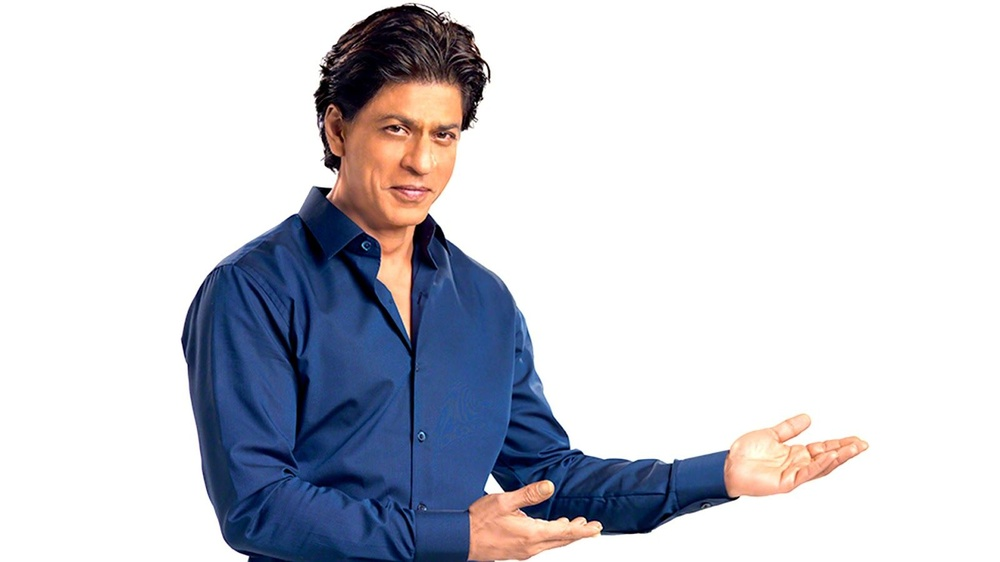
#> input picture sample/shah/1a1116423dd85cc8bf2501b76625b0a5.jpg, 1000 x 562 px, shrunk from 1600 x 900 before the run, given in place of the camera
$ python cam_canny.py
#> lines starting #> are read from the running program, lines starting #| are printed output that depends on the picture; after the words box and inside, x2 and y2 are one past the last pixel; in counts of white or black regions, pixels touching at a corner belong together

import array
import cv2 as cv
import math
import numpy as np
import copy

####
vidcap = cv.VideoCapture(0)
success, image = vidcap.read()
#> image is the input picture: shape (562, 1000, 3); mean B, G, R 213.5, 205.3, 203.6
fps = vidcap.get(cv.CAP_PROP_FPS)
######


change=int(fps)


def canny_2(img,status,count):
        blank=np.zeros(img.shape[:2],dtype="uint8")
        gray=cv.cvtColor(img,cv.COLOR_BGR2GRAY)
        canny=cv.Canny(gray,10,30)
        can_f=cv.cvtColor(canny,cv.COLOR_GRAY2BGR)
        b,g,r=cv.split(can_f)
        if status=="b":
            final=cv.merge([b,blank,blank])
        elif status=="g":
            final=cv.merge([blank,g,blank])
        elif status=="r":
            final=cv.merge([blank,blank,r])
        count+=1
        if count%change<=int(fps//3):
            status="g"
        elif count%change>=2*int(fps//3):
            status="b"
        else:
            status="r"

        return (final,status,count)

status="g"
count=0
while success:
    frameId = int(round(vidcap.get(1)))
    success, image = vidcap.read()
    image=cv.flip(image,1)
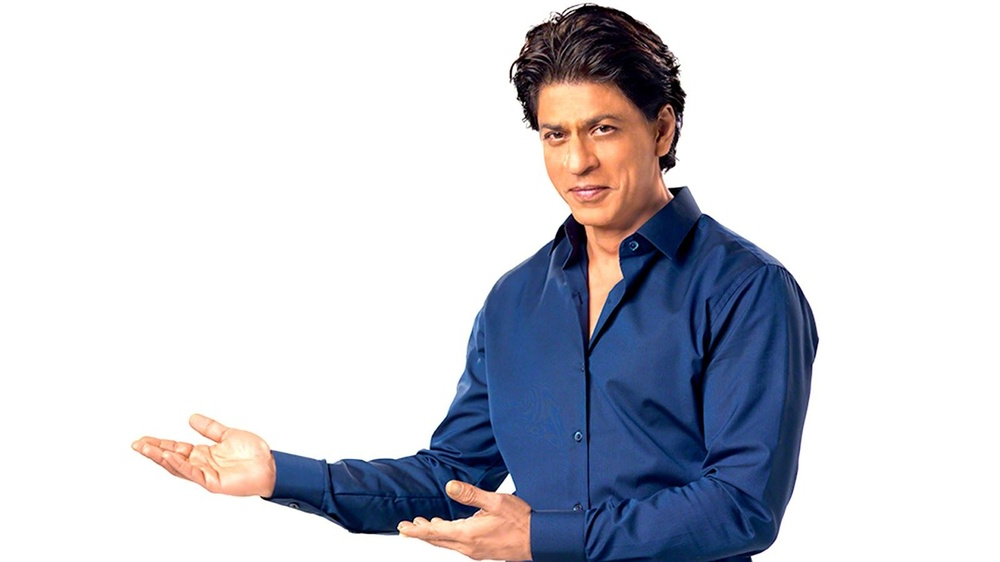
#> image: shape (562, 1000, 3); mean B, G, R 213.5, 205.3, 203.6
    im,status,count=canny_2(image,status,count)
#> in canny_2, `gray=cv.cvtColor(img,cv.COLOR_BGR2GRAY)`:
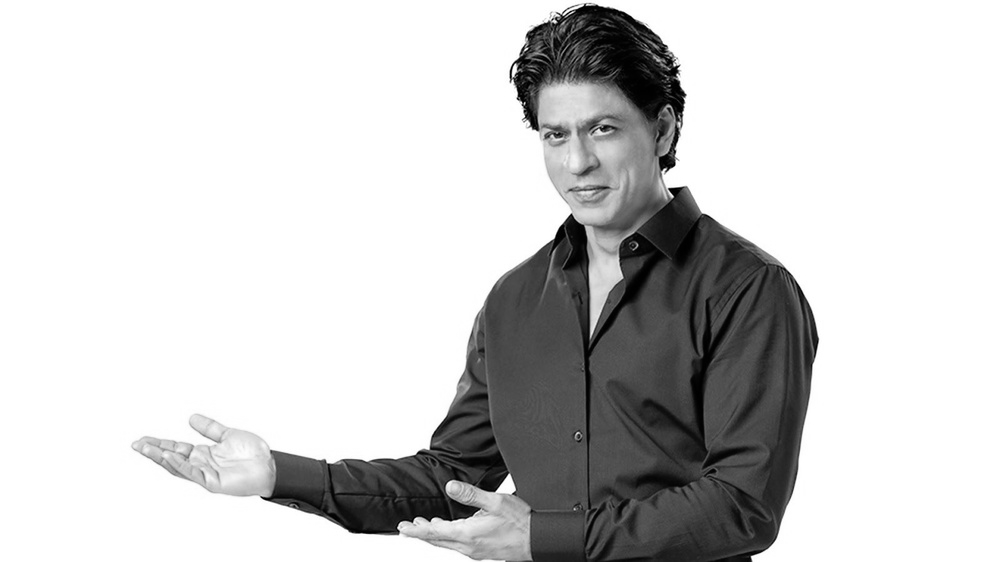
#> gray: shape (562, 1000); min 0, max 255, mean 205.7
#> in canny_2, `canny=cv.Canny(gray,10,30)`:
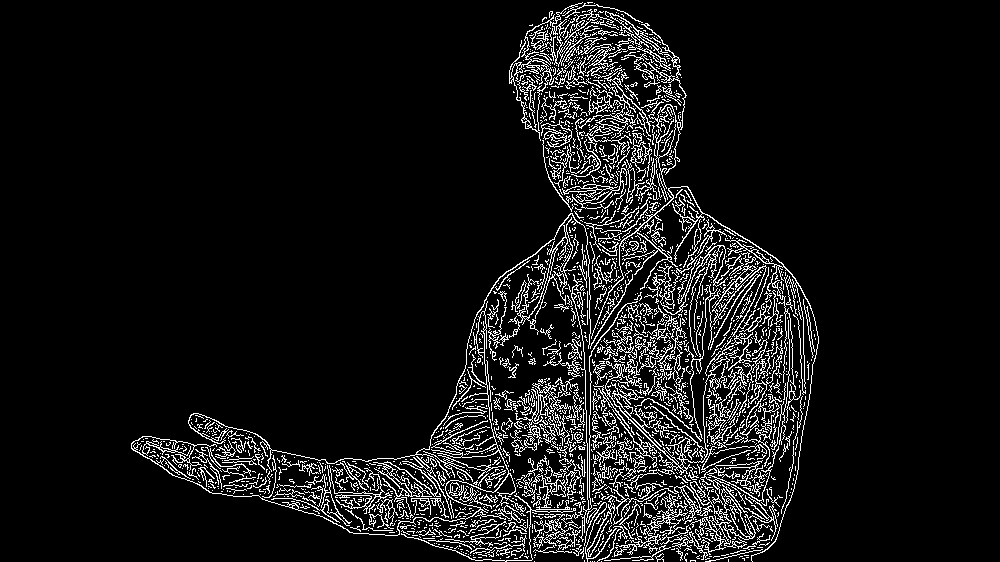
#> canny: shape (562, 1000); 8.2% white in thin lines or dots, all inside (x1, y1, x2, y2) = (131, 2, 819, 562)
#> in canny_2, `final=cv.merge([blank,g,blank])`:
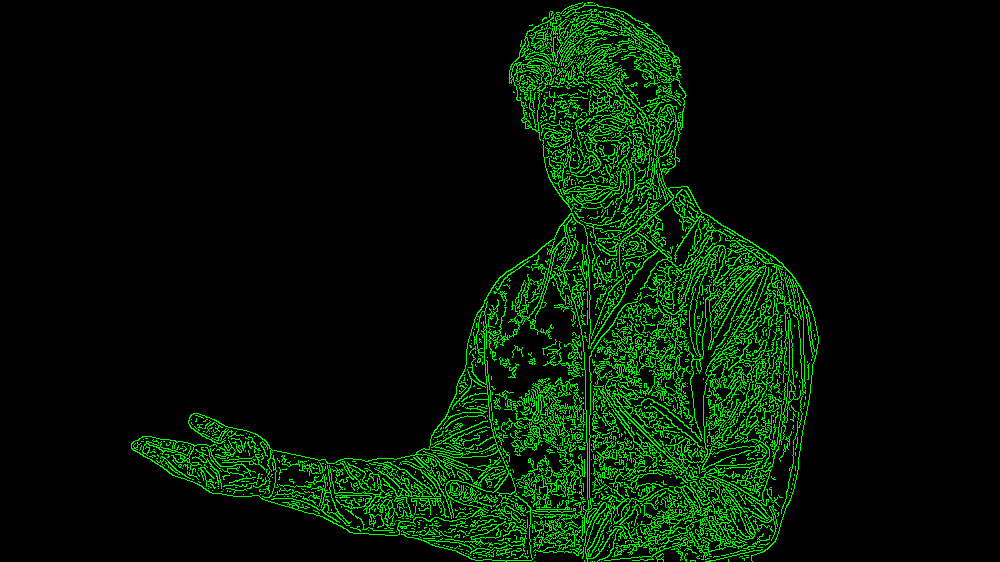
#> final: shape (562, 1000, 3); mean of channels 0, 1, 2 0, 20.8, 0; drawn as B, G, R
#> status = 'g'; count = 1
    cv.imshow("cam",im)
    cv.waitKey(1)

$ run again, on sample/shah/Shahrukh.Khan.jpg
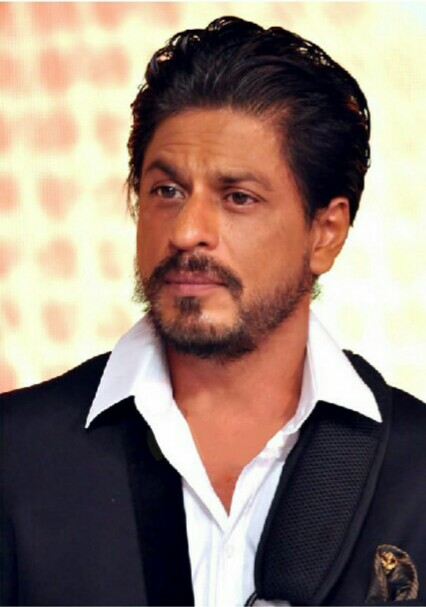
#> input picture sample/shah/Shahrukh.Khan.jpg, 426 x 607 px, given in place of the camera
#> image is the input picture: shape (607, 426, 3); mean B, G, R 118, 129.2, 148.6
#> in canny_2, `canny=cv.Canny(gray,10,30)`:
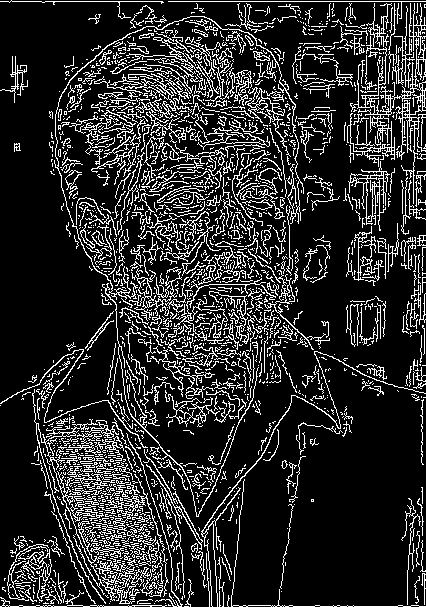
#> canny: shape (607, 426); 17.1% white in thin lines or dots
#> can_f: shape (607, 426, 3); 17.1% white in thin lines or dots
#> in canny_2, `final=cv.merge([blank,g,blank])`:
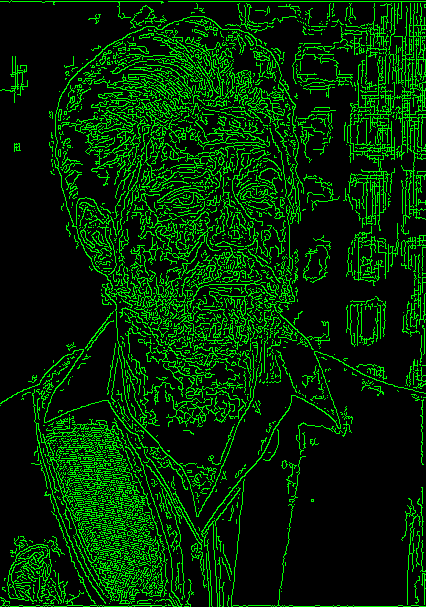
#> final: shape (607, 426, 3); mean of channels 0, 1, 2 0, 43.6, 0; drawn as B, G, R
#> status = 'g'; count = 1
